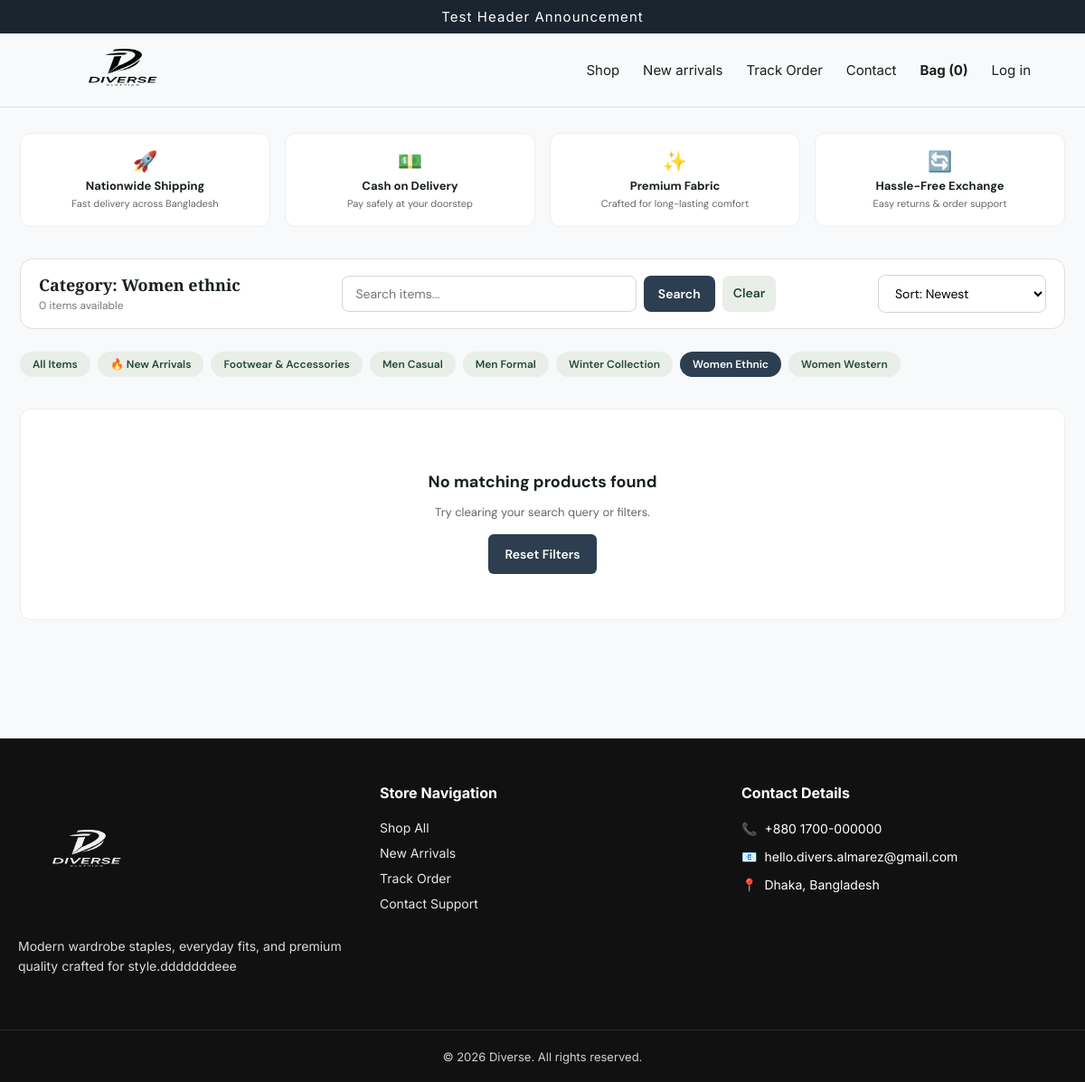
The app's page /index.php?category=women-ethnic with its own data.
### tables this page shows
CREATE TABLE `categories` (
  `id` bigint(20) UNSIGNED NOT NULL,
  `name` varchar(100) NOT NULL,
  `slug` varchar(120) NOT NULL,
  `created_at` timestamp NOT NULL DEFAULT current_timestamp()
);

### index.php (the view, shortened to what this page needs)
<?php
require_once __DIR__ . '/app/bootstrap.php';
$q    = trim((string)($_GET['q'] ?? ''));
$cat  = trim((string)($_GET['category'] ?? ''));
$sort = trim((string)($_GET['sort'] ?? 'latest'));
$sql = 'SELECT
            p.*,
            c.name category_name,
            c.slug category_slug,
            COALESCE(pi.image_url, p.image_url) AS cover_image
        FROM products p
        LEFT JOIN categories c ON c.id = p.category_id
        LEFT JOIN product_images pi ON pi.product_id = p.id AND pi.is_primary = 1
        WHERE p.active = 1';
$args = [];
if ($cat !== '' && $cat !== 'new-arrivals') {
    $sql .= ' AND c.slug = ?';
    $args[] = $cat;
}
switch ($sort) {
    case 'latest':
    default:
        $sql .= ' ORDER BY p.created_at DESC';
        break;
}
$sql .= ' LIMIT 24';
$st = db()->prepare($sql);
$st->execute($args);
$products = $st->fetchAll();
$categories = db()->query('
    SELECT c.*, COUNT(p.id) AS product_count
    FROM categories c
    LEFT JOIN products p ON p.category_id = c.id AND p.active = 1
    GROUP BY c.id
    ORDER BY c.name
')->fetchAll();
$b1Title = site_setting('trust_badge_1_title', 'Nationwide Shipping');
$b1Sub   = site_setting('trust_badge_1_sub', 'Fast delivery across Bangladesh');
$b2Title = site_setting('trust_badge_2_title', 'Cash on Delivery');
$b2Sub   = site_setting('trust_badge_2_sub', 'Pay safely at your doorstep');
$b3Title = site_setting('trust_badge_3_title', 'Premium Fabric');
$b3Sub   = site_setting('trust_badge_3_sub', 'Crafted for long-lasting comfort');
$b4Title = site_setting('trust_badge_4_title', 'Hassle-Free Exchange');
$b4Sub   = site_setting('trust_badge_4_sub', 'Easy returns & order support');
require_once __DIR__ . '/app/header.php';
?>
<div class="guarantees-grid">
    <div class="guarantee-card">
        <span style="font-size:22px; display:block; margin-bottom:4px;">🚀</span>
        <strong style="display:block; font-size:13px;"><?= e($b1Title) ?></strong>
        <span style="color:#666; font-size:11px;"><?= e($b1Sub) ?></span>
    </div>
    <div class="guarantee-card">
        <span style="font-size:22px; display:block; margin-bottom:4px;">💵</span>
        <strong style="display:block; font-size:13px;"><?= e($b2Title) ?></strong>
        <span style="color:#666; font-size:11px;"><?= e($b2Sub) ?></span>
    </div>
    <div class="guarantee-card">
        <span style="font-size:22px; display:block; margin-bottom:4px;">✨</span>
        <strong style="display:block; font-size:13px;"><?= e($b3Title) ?></strong>
        <span style="color:#666; font-size:11px;"><?= e($b3Sub) ?></span>
    </div>
    <div class="guarantee-card">
        <span style="font-size:22px; display:block; margin-bottom:4px;">🔄</span>
        <strong style="display:block; font-size:13px;"><?= e($b4Title) ?></strong>
        <span style="color:#666; font-size:11px;"><?= e($b4Sub) ?></span>
    </div>
</div>
<div id="shop" class="filter-toolbar">
    <div>
        <h2 style="margin:0; font-size:18px; font-weight:700;">
            <?= $cat ? 'Category: ' . e(ucfirst(str_replace('-', ' ', $cat))) : ($q ? 'Search: "' . e($q) . '"' : 'All Collection') ?>
        </h2>
        <span style="font-size:12px; color:#777;"><?= count($products) ?> items available</span>
    </div>
    <form class="search-box-wrap" method="get" action="index.php#shop">
        <input type="text" name="q" class="search-input" placeholder="Search items..." value="<?= e($q) ?>">
        <button type="submit" class="button" style="padding:10px 16px; border-radius:8px;">Search</button>
        <?php if ($q !== '' || $cat !== ''): ?>
            <a href="index.php#shop" class="button secondary" style="padding:10px 12px; border-radius:8px; text-decoration:none;">Clear</a>
        <?php endif; ?>
    </form>
    <form method="get" action="index.php#shop" style="margin:0;">
        <select name="sort" class="sort-select" onchange="this.form.submit()">
            <option value="latest" <?= $sort === 'latest' ? 'selected' : '' ?>>Sort: Newest</option>
        </select>
    </form>
</div>
<div style="display:flex; gap:8px; overflow-x:auto; padding-bottom:10px; margin-bottom:25px; -webkit-overflow-scrolling:touch;">
    <a class="button <?= ($cat === '' && $q === '') ? '' : 'secondary' ?>" href="<?= e(url('index.php#shop')) ?>" style="border-radius:20px; padding:6px 14px; font-size:12px; text-decoration:none; white-space:nowrap;">All Items</a>
    <a class="button <?= ($cat === 'new-arrivals') ? '' : 'secondary' ?>" href="<?= e(url('index.php?category=new-arrivals#shop')) ?>" style="border-radius:20px; padding:6px 14px; font-size:12px; text-decoration:none; white-space:nowrap;">🔥 New Arrivals</a>
    <?php foreach ($categories as $c): ?>
        <a class="button <?= ($cat === $c['slug']) ? '' : 'secondary' ?>" href="<?= e(url('index.php?category=' . urlencode($c['slug']) . '#shop')) ?>" style="border-radius:20px; padding:6px 14px; font-size:12px; text-decoration:none; white-space:nowrap;">
            <?= e($c['name']) ?>
        </a>
    <?php endforeach; ?>
</div>
<?php if (!$products): ?>
    <div style="text-align: center; padding: 50px 20px; background: #fff; border-radius: 12px; border: 1px solid #eee;">
        <h3 style="font-size: 18px; margin-bottom:8px;">No matching products found</h3>
        <p style="color:#666; margin-bottom:16px; font-size:13px;">Try clearing your search query or filters.</p>
        <a class="button" href="<?= e(url('index.php#shop')) ?>" style="border-radius:6px; text-decoration:none;">Reset Filters</a>
    </div>
<?php endif; ?>
<?php require_once __DIR__ . '/app/footer.php'; ?>

### assets/style.css (style rules this page uses)
:root { --ink: #18211f; --muted: #6b7470; --cream: #f7f5ef; --green: #25483d; --line: #e5e5de; --white: #fff; --accent: var(--green); --panel-bg: #fff; }
* { box-sizing: border-box; }
body { margin: 0; background: #fff; color: var(--ink); font: 15px "DM Sans", sans-serif; }
a { color: inherit; text-decoration: none; }
button, .button { border: 0; cursor: pointer; background: var(--green); color: #fff; padding: 13px 18px; font: 600 14px "DM Sans", sans-serif; display: inline-block; text-align: center; }
.button.secondary { background: #e9eee9; color: var(--green); }
.field input, .field textarea, .field select, input, textarea, select { width: 100%; border: 1px solid #d9ddd7; padding: 12px; font: inherit; background: white; }

### records on screen
categories: name "Footwear & Accessories"
categories: name "Men Casual"
categories: name "Men Formal"
categories: name "Winter Collection"
categories: name "Women Ethnic"
categories: name "Women Western"

### other values on screen
$announcement "Test Header Announcement"
cart_count() "0"
$b1Title "Nationwide Shipping"
$b1Sub "Fast delivery across Bangladesh"
$b2Title "Cash on Delivery"
$b2Sub "Pay safely at your doorstep"
$b3Title "Premium Fabric"
$b3Sub "Crafted for long-lasting comfort"
$b4Title "Hassle-Free Exchange"
$b4Sub "Easy returns & order support"
str_replace('-', ' ', $cat) "Women ethnic"
count($products) "0"
$footerAbout "Modern wardrobe staples, everyday fits, and premium quality crafted for style.dddddddeee"
$footerPhone "+880 1700-000000"
$footerEmail "hello.divers.almarez@gmail.com"
